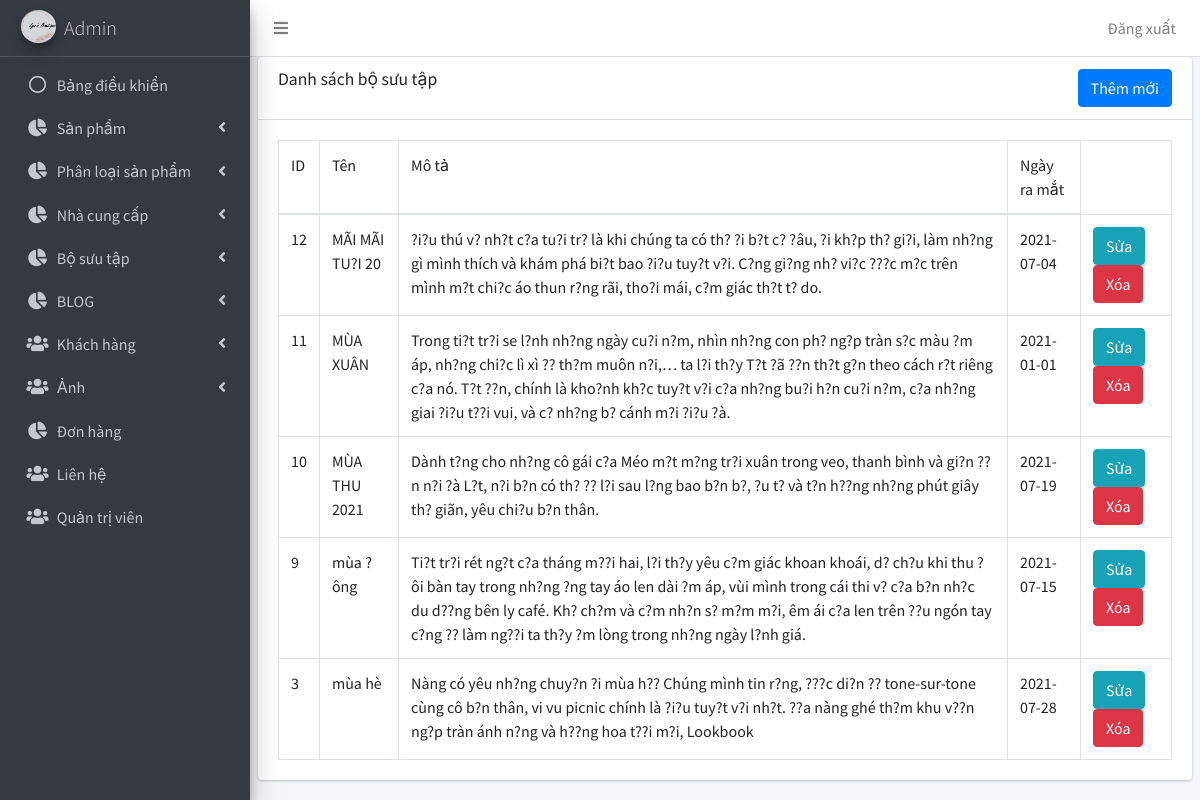
The app's page /admin/bo_suu_tap/danh_sach.php (signed in) with its own data.
### tables this page shows
CREATE TABLE `tbl_bo_suu_tap` (
  `id_bst` int(11) NOT NULL,
  `ten_bst` varchar(255) NOT NULL,
  `ngay_ra_mat` date NOT NULL,
  `mo_ta` text NOT NULL
);

### admin/bo_suu_tap/danh_sach.php (the view, shortened to what this page needs)
<!DOCTYPE html>
<html>
<head>
  <?php include('../includes/head.php') ?>
</head>
<body class="hold-transition sidebar-mini layout-fixed">
<div class="wrapper">
	<?php include('../includes/header.php') ?>
	<?php include('../includes/sidebar.php') ?>
	<?php include('../includes/ket_noi.php') ?>
	<div class="content-wrapper">
		<section class="content">
			<div class="card">
				<div class="card-header">
					<h3 class="card-title">Danh sách bộ sưu tập</h3>
					<div class="float-right">
						<a class="btn btn-primary" href="them.php">Thêm mới</a>
					</div>
				</div>
				<div class="card-body">
					<table class="table table-bordered">
						<thead>
						<tr>
						 	<td>ID</td>
							<td>Tên</td>
							<td>Mô tả</td>
							<td>Ngày ra mắt</td>
						</tr>
						</thead>
						<tbody>
							<?php
							$sql = "
								SELECT *
								FROM tbl_bo_suu_tap
								ORDER BY id_bst DESC
							";
							$khach_hang = mysqli_query($ket_noi, $sql);
							while ($row = mysqli_fetch_array($khach_hang)) {
							?>
						    <tr>
						     	<td>
									<?php echo $row["id_bst"];?>
								</td>
								<td>
									<?php echo $row["ten_bst"];?>
								</td>
								<td>
									<?php echo $row["mo_ta"];?>
								</td>
								<td>
									<?php echo $row["ngay_ra_mat"];?>
								</td>
								<td>
									<a href="sua.php?id=<?php echo $row["id_bst"];?>" class="btn btn-info">Sửa</a>
									<a href="xoa.php?id=<?php echo $row["id_bst"];?>" class="btn btn-danger">Xóa</a>
								</td>
						    </tr>
						<?php } ?>
						</tbody>
					</table>
				</div>
            </div>
		</section>
		</div>
	</div>
</body>
</html>

### records on screen
tbl_bo_suu_tap: id_bst "12", ten_bst "MÃI MÃI TU?I 20", mo_ta "?i?u thú v? nh?t c?a tu?i tr? là khi chúng ta có th? ?i b?t c? ?âu, ?i kh?p th? gi?i, làm nh?ng gì mình thích và khám phá bi?t bao ?i?u tuy?t v?i. C?ng gi?ng nh? vi?c ???c m?c trên mình m?t chi?c áo thun r?ng rãi, tho?i mái, c?m giác th?t t? do.", ngay_ra_mat "2021-07-04"
tbl_bo_suu_tap: id_bst "11", ten_bst "MÙA XUÂN", mo_ta "Trong ti?t tr?i se l?nh nh?ng ngày cu?i n?m, nhìn nh?ng con ph? ng?p tràn s?c màu ?m áp, nh?ng chi?c lì xì ?? th?m muôn n?i,… ta l?i th?y T?t ?ã ??n th?t g?n theo cách r?t riêng c?a nó. T?t ??n, chính là kho?nh kh?c tuy?t v?i c?a nh?ng bu?i h?n cu?i n?m, c?a nh?ng giai ?i?u t??i vui, và c? nh?ng b? cánh m?i ?i?u ?à.", ngay_ra_mat "2021-01-01"
tbl_bo_suu_tap: id_bst "10", ten_bst "MÙA THU 2021", mo_ta "Dành t?ng cho nh?ng cô gái c?a Méo m?t m?ng tr?i xuân trong veo, thanh bình và gi?n ??n n?i ?à L?t, n?i b?n có th? ?? l?i sau l?ng bao b?n b?, ?u t? và t?n h??ng nh?ng phút giây th? giãn, yêu chi?u b?n thân.", ngay_ra_mat "2021-07-19"
tbl_bo_suu_tap: id_bst "9", ten_bst "mùa ?ông", mo_ta "Ti?t tr?i rét ng?t c?a tháng m??i hai, l?i th?y yêu c?m giác khoan khoái, d? ch?u khi thu ?ôi bàn tay trong nh?ng ?ng tay áo len dài ?m áp, vùi mình trong cái thi v? c?a b?n nh?c du d??ng bên ly café. Kh? ch?m và c?m nh?n s? m?m m?i, êm ái c?a len trên ??u ngón tay c?ng ?? làm ng??i ta th?y ?m lòng trong nh?ng ngày l?nh giá.", ngay_ra_mat "2021-07-15"
tbl_bo_suu_tap: id_bst "3", ten_bst "mùa hè", mo_ta "Nàng có yêu nh?ng chuy?n ?i mùa h?? Chúng mình tin r?ng, ???c di?n ?? tone-sur-tone cùng cô b?n thân, vi vu picnic chính là ?i?u tuy?t v?i nh?t. ??a nàng ghé th?m khu v??n ng?p tràn ánh n?ng và h??ng hoa t??i m?i, Lookbook", ngay_ra_mat "2021-07-28"
